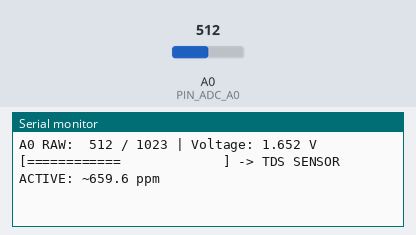
Simulated run of this sketch. Board: ESP8266 (NodeMCU). Shown: the last lines printed to the serial monitor. The inputs (shaded band) are chosen by the test bench; at power-on: A0 (PIN_ADC_A0) = 512.

Above: at 2.2 s.
2.3 s: A0 (PIN_ADC_A0) set to 716
At 3.1 s:
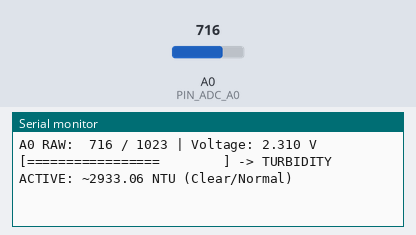
4.7 s: A0 (PIN_ADC_A0) set to 900
At 5.3 s:
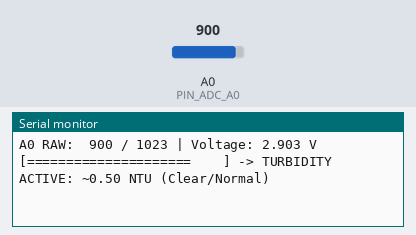
6.9 s: A0 (PIN_ADC_A0) set to 1023
At 7.5 s:
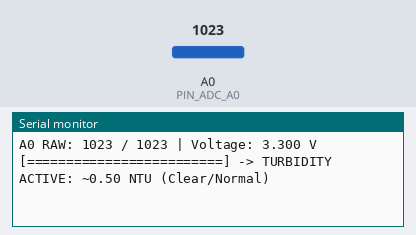
9.1 s: A0 (PIN_ADC_A0) set to 306
At 9.7 s:
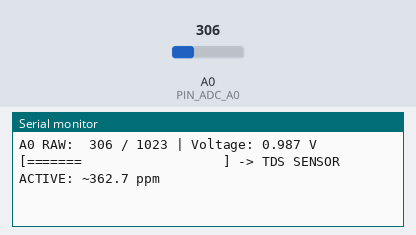
11.3 s: A0 (PIN_ADC_A0) set to 122
At 11.9 s:
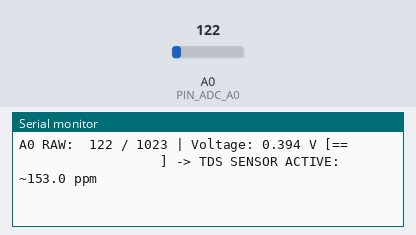
13.4 s: A0 (PIN_ADC_A0) set to 10
At 14.1 s:
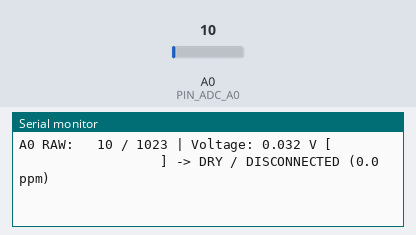

The sketch:

sensor_hardware_diagnostic.ino
```cpp
/*
 * DROPLET - Instant Hardware & Sensor Diagnostic Tool
 * Works on ESP8266 (NodeMCU) & ESP32 DevKit
 *
 * PURPOSE:
 * Use this lightweight sketch to test your physical TDS and Turbidity
 * sensors over USB Serial (115200 baud) WITHOUT needing Wi-Fi or cloud.
 *
 * INSTRUCTIONS:
 * 1. Open this sketch in Arduino IDE.
 * 2. Select your Board (NodeMCU 1.0 or ESP32) and Port (COM9).
 * 3. Upload and open Serial Monitor at 115200 baud.
 * 4. Dip your probe in water / clean water / dirty water.
 *    Watch the Raw ADC count and Voltage change live in real-time!
 */

#if defined(ESP32)
  #define PIN_ADC_TDS        34
  #define PIN_ADC_TURB       35
  #define ADC_MAX            4095.0f
  #define VREF               3.3f
#elif defined(ESP8266)
  #define PIN_ADC_A0         A0
  #define PIN_D5_SWITCH      14 // D5 (GPIO 14)
  #define PIN_D6_SWITCH      12 // D6 (GPIO 12)
  #define ADC_MAX            1023.0f
  #define VREF               3.3f
#endif

void setup() {
  Serial.begin(115200);
  delay(1000);

  Serial.println(F("\n========================================================"));
  Serial.println(F("       DROPLET - Real-Time Sensor Hardware Diagnostic     "));
  Serial.println(F("========================================================"));
#if defined(ESP32)
  analogReadResolution(12);
  analogSetAttenuation(ADC_11db);
  pinMode(PIN_ADC_TDS, INPUT);
  pinMode(PIN_ADC_TURB, INPUT);
  Serial.println(F("Platform: ESP32 (Dual ADC: GPIO 34 for TDS, GPIO 35 for Turbidity)"));
#elif defined(ESP8266)
  pinMode(PIN_ADC_A0, INPUT);
  Serial.println(F("Platform: NodeMCU ESP8266 (Single Analog Pin: A0)"));
  Serial.println(F("Tip: Connect Sensor VCC to 3V3 (or VU) and Signal to A0"));
#endif
  Serial.println(F("========================================================\n"));
}

void printBar(float voltage, float maxV) {
  int width = 25;
  int filled = (int)((voltage / maxV) * width);
  filled = constrain(filled, 0, width);
  Serial.print(F(" ["));
  for (int i = 0; i < width; i++) {
    if (i < filled) Serial.print(F("="));
    else Serial.print(F(" "));
  }
  Serial.print(F("] "));
}

void loop() {
#if defined(ESP8266)
  // Read A0 on NodeMCU
  long sum = 0;
  for (int i = 0; i < 20; i++) {
    sum += analogRead(PIN_ADC_A0);
    delay(2);
  }
  int rawADC = (int)(sum / 20);
  float voltage = ((float)rawADC / ADC_MAX) * VREF;

  Serial.printf("A0 RAW: %4d / 1023 | Voltage: %.3f V", rawADC, voltage);
  printBar(voltage, VREF);

  if (voltage < 0.05f) {
    Serial.println(F("-> DRY / DISCONNECTED (0.0 ppm)"));
  } else if (voltage >= 0.05f && voltage < 1.8f) {
    // Standard TDS calculation
    float compV = voltage / (1.0f + 0.02f * (25.0f - 25.0f));
    float tds = (133.42f * powf(compV, 3) - 255.86f * powf(compV, 2) + 857.39f * compV) * 0.5f;
    Serial.printf("-> TDS SENSOR ACTIVE: ~%.1f ppm\n", tds);
  } else if (voltage >= 2.0f && voltage <= 3.3f) {
    // Turbidity calculation
    float ntu = 0.5f;
    if (voltage < (VREF * 0.75f)) {
      ntu = -1120.4f * powf(voltage, 2) + 5742.3f * voltage - 4352.9f;
    }
    Serial.printf("-> TURBIDITY ACTIVE: ~%.2f NTU (Clear/Normal)\n", max(ntu, 0.0f));
  } else {
    Serial.println(F("-> HIGH VOLTAGE"));
  }

#elif defined(ESP32)
  int rawTds = analogRead(PIN_ADC_TDS);
  int rawTurb = analogRead(PIN_ADC_TURB);
  float vTds = ((float)rawTds / ADC_MAX) * VREF;
  float vTurb = ((float)rawTurb / ADC_MAX) * VREF;

  Serial.printf("TDS (GPIO 34): %4d (%.3fV) | Turbidity (GPIO 35): %4d (%.3fV)\n",
                rawTds, vTds, rawTurb, vTurb);
#endif

  delay(500); // Sample twice per second for quick visual feedback
}
```

Measured:
- after the input at 2.3 s, the serial monitor: prints a new line after 0.40 s (image 1)
- after the input at 4.7 s, the serial monitor: prints a new line after 0.19 s (image 2)
- after the input at 6.9 s, the serial monitor: prints a new line after 0.18 s (image 3)
- after the input at 9.1 s, the serial monitor: prints a new line after 0.16 s (image 4)
- after the input at 11.3 s, the serial monitor: prints a new line after 0.14 s (image 5)
- after the input at 13.4 s, the serial monitor: prints a new line after 0.22 s (image 6)
